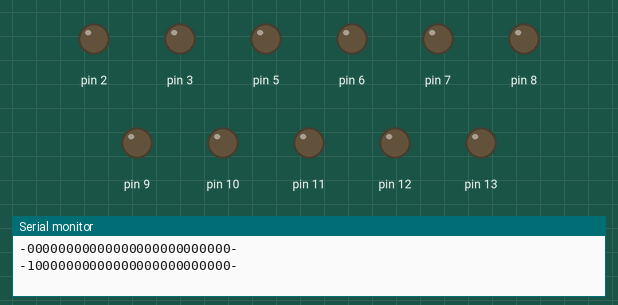
Simulated run of this sketch. Board: Arduino Uno, built with avr-gcc and run on an emulated ATmega328P. Shown: output pins drawn as LEDs (lit = HIGH), the last lines printed to the serial monitor.

Above: at 0.1 s.
At 8.0 s:
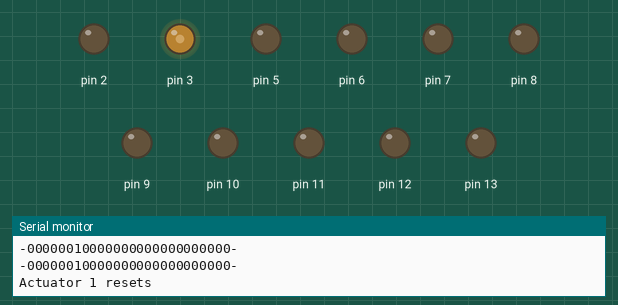
At 19.8 s:
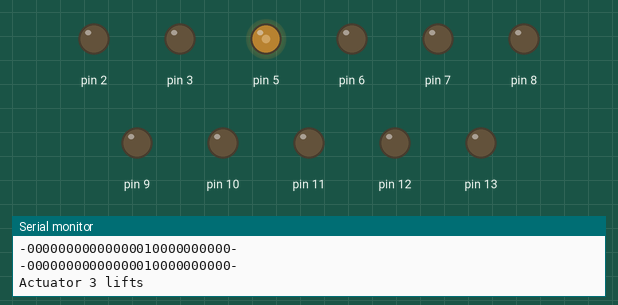
At 30.3 s:
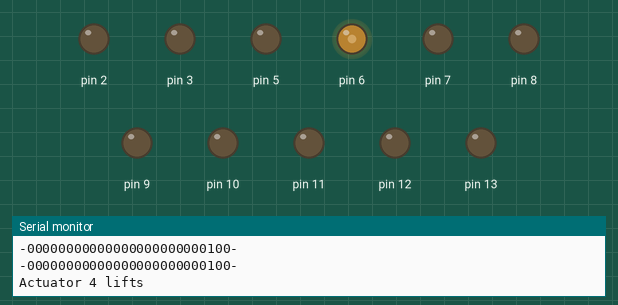
Timing chart, 0 to 34.3 s (numbered marks = the images above):
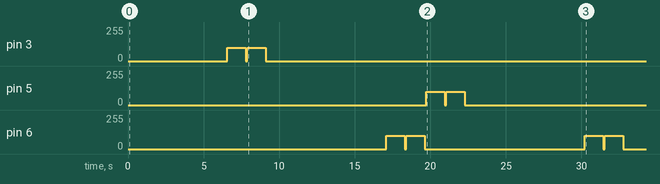

Measured:
- by itself, pin 3: 0/255 → 100/255 at 6.6 s, → 0/255 1.2 s later, → 100/255 0.11 s later, → 0/255 1.2 s later, … (4 changes in this stretch)
- by itself, pin 5: 0/255 → 100/255 at 19.7 s, → 0/255 1.2 s later, → 100/255 0.11 s later, → 0/255 1.2 s later, … (4 changes in this stretch)
- by itself, pin 6: 0/255 → 100/255 at 17.1 s, → 0/255 1.2 s later, → 100/255 0.11 s later, → 0/255 1.2 s later, … (8 changes in this stretch)

The sketch:

sketch_aug24a.ino
```cpp
#define ACTIME 1200
#define ACTSPEED 100
#define SPEED 100

struct motor
{
  int In1;
  int In2;
  int Ena;
};

struct motor M[6];

struct actuator
{
  int In1;
  int In2;
  int Ena;
};

struct actuator A[6];

int c=1;

int cur_act[6] = {0,0,0,0,0,0};

/*int isObstaclePin = 50;  // Input pin for the sensor
//int isObstacle = LOW;  // HIGH MEANS NO OBSTACLE
//float isObstacle;
//float initial=0;
//const int trigPin = 53;
//const int echoPin = 6;

float trigger()
{
  float duration;
  pinMode(trigPin,OUTPUT);
  digitalWrite(trigPin,LOW);
  delayMicroseconds(2);
  digitalWrite(trigPin,HIGH);
  delayMicroseconds(10);
  digitalWrite(trigPin,LOW);
  pinMode(echoPin,INPUT);
  duration=pulseIn(echoPin,HIGH);
  Serial.println(duration/29/2);
  return (duration);
}*/

void stopit()
{
  digitalWrite(M[0].In1,LOW);
  digitalWrite(M[0].In2,LOW);
  analogWrite(M[0].Ena,0);

  digitalWrite(M[1].In1,LOW);
  digitalWrite(M[1].In2,LOW);
  analogWrite(M[1].Ena,0);

  digitalWrite(M[2].In1,LOW);
  digitalWrite(M[2].In2,LOW);
  analogWrite(M[2].Ena,0);

  digitalWrite(M[3].In1,LOW);
  digitalWrite(M[3].In2,LOW);
  analogWrite(M[3].Ena,0);

  digitalWrite(M[4].In1,LOW);
  digitalWrite(M[4].In2,LOW);
  analogWrite(M[4].Ena,0);

  digitalWrite(M[5].In1,LOW);
  digitalWrite(M[5].In2,LOW);
  analogWrite(M[5].Ena,0);

  digitalWrite(A[0].In1,LOW);
  digitalWrite(A[0].In2,LOW);
  analogWrite(A[0].Ena,0);

  digitalWrite(A[1].In1,LOW);
  digitalWrite(A[1].In2,LOW);
  analogWrite(A[1].Ena,0);
  digitalWrite(A[2].In1,LOW);
  digitalWrite(A[2].In2,LOW);
  analogWrite(A[2].Ena,0);
  digitalWrite(A[3].In1,LOW);
  digitalWrite(A[3].In2,LOW);
  analogWrite(A[3].Ena,0);
  digitalWrite(A[4].In1,LOW);
  digitalWrite(A[4].In2,LOW);
  analogWrite(A[4].Ena,0);
  digitalWrite(A[5].In1,LOW);
  digitalWrite(A[5].In2,LOW);
  analogWrite(A[5].Ena,0);
}


void setup()
{
  Serial.begin(9600);
  /*//initial=trigger();
  //pinMode(trigPin, OUTPUT); // Sets the trigPin as an Output
  //pinMode(echoPin, INPUT); // Sets the echoPin as an Input*/
  //pinMode(isObstaclePin, INPUT);

  M[0].In1 = 35;
  M[0].In2 = 34;
  M[0].Ena = 13;

  M[1].In1 = 36;
  M[1].In2 = 37;
  M[1].Ena = 12;

  M[2].In1 = 38;
  M[2].In2 = 39;
  M[2].Ena = 10;

  M[3].In1 = 41;
  M[3].In2 = 40;
  M[3].Ena = 11;

  M[4].In1 = 43;
  M[4].In2 = 42;
  M[4].Ena = 8;

  M[5].In1 = 46;
  M[5].In2 = 47;
  M[5].Ena = 9;

  pinMode(M[0].In1,OUTPUT);
  pinMode(M[0].In2,OUTPUT);
  pinMode(M[0].Ena,OUTPUT);
  pinMode(M[1].In1,OUTPUT);
  pinMode(M[1].In2,OUTPUT);
  pinMode(M[1].Ena,OUTPUT);
  pinMode(M[2].In1,OUTPUT);
  pinMode(M[2].In2,OUTPUT);
  pinMode(M[2].Ena,OUTPUT);
  pinMode(M[3].In1,OUTPUT);
  pinMode(M[3].In2,OUTPUT);
  pinMode(M[3].Ena,OUTPUT);
  pinMode(M[4].In1,OUTPUT);
  pinMode(M[4].In2,OUTPUT);
  pinMode(M[4].Ena,OUTPUT);
  pinMode(M[5].In1,OUTPUT);
  pinMode(M[5].In2,OUTPUT);
  pinMode(M[5].Ena,OUTPUT);


  /*digitalWrite(M[0].In1,LOW);
  digitalWrite(M[0].In2,HIGH);
  analogWrite(M[0].Ena,125);
  digitalWrite(M[1].In1,LOW);
  digitalWrite(M[1].In2,HIGH);
  analogWrite(M[1].Ena,SPEED);
  digitalWrite(M[2].In1,LOW);
  digitalWrite(M[2].In2,HIGH);
  analogWrite(M[2].Ena,SPEED);
  digitalWrite(M[3].In1,LOW);
  digitalWrite(M[3].In2,HIGH);
  analogWrite(M[3].Ena,SPEED);
  digitalWrite(M[4].In1,LOW);
  digitalWrite(M[4].In2,HIGH);
  analogWrite(M[4].Ena,SPEED);
  digitalWrite(M[5].In1,LOW);
  digitalWrite(M[5].In2,HIGH);
  analogWrite(M[5].Ena,75);
  */
  A[0].In1 = 22;
  A[0].In2 = 23;
  A[0].Ena = 2;

  A[1].In1 = 24;
  A[1].In2 = 25;
  A[1].Ena = 3;

  A[2].In1 = 27;
  A[2].In2 = 26;
  A[2].Ena = 6;

  A[3].In1 = 28;
  A[3].In2 = 29;
  A[3].Ena = 5;

  A[4].In1 = 30;
  A[4].In2 = 31;
  A[4].Ena = 6;

  A[5].In1 = 32;
  A[5].In2 = 33;
  A[5].Ena = 7;

  pinMode(A[0].In1,OUTPUT);
  pinMode(A[0].In2,OUTPUT);
  pinMode(A[0].Ena,ACTSPEED);
  pinMode(A[1].In1,OUTPUT);
  pinMode(A[1].In2,OUTPUT);
  pinMode(A[1].Ena,ACTSPEED);
  pinMode(A[2].In1,OUTPUT);
  pinMode(A[2].In2,OUTPUT);
  pinMode(A[2].Ena,ACTSPEED);
  pinMode(A[3].In1,OUTPUT);
  pinMode(A[3].In2,OUTPUT);
  pinMode(A[3].Ena,ACTSPEED);
  pinMode(A[4].In1,OUTPUT);
  pinMode(A[4].In2,OUTPUT);
  pinMode(A[4].Ena,10);
  pinMode(A[5].In1,OUTPUT);
  pinMode(A[5].In2,OUTPUT);
  pinMode(A[5].Ena,ACTSPEED);
}


void stop1(int i)
{
   switch(i)
    {
      case 0:
      {
      digitalWrite(A[0].In1,LOW);
      digitalWrite(A[0].In2,LOW);
      analogWrite(A[0].Ena,0);
      Serial.println("Actuator 0 stops");
      break;
      }

      case 1:
      {
      digitalWrite(A[1].In1,LOW);
      digitalWrite(A[1].In2,LOW);
      analogWrite(A[1].Ena,0);
      Serial.println("Actuator 1 stops");
      break;
      }

      case 2:
      {
      digitalWrite(A[2].In1,LOW);
      digitalWrite(A[2].In1,LOW);
      analogWrite(A[2].Ena,0);
      Serial.println("Actuator 2 stops");
      break;
      }
      case 3:
      {
      digitalWrite(A[3].In1,LOW);
      digitalWrite(A[3].In2,LOW);
      analogWrite(A[3].Ena,0);
      Serial.println("Actuator 3 stops");
      break;
      }
      case 4:
      {
      digitalWrite(A[4].In1,LOW);
      digitalWrite(A[4].In2,LOW);
      analogWrite(A[4].Ena,0);
      Serial.println("Actuator 4 stops");
      break;
      }
      case 5:
      {
      digitalWrite(A[5].In1,LOW);
      digitalWrite(A[5].In2,LOW);
      analogWrite(A[5].Ena,0);
      Serial.println("Actuator 5 stops");
      break;
      }
      }
}


void reset1(int i)
{

  switch(i)
    {
      case 0:
      {
      digitalWrite(A[0].In1,HIGH);
      digitalWrite(A[0].In2,LOW);
      analogWrite(A[0].Ena,ACTSPEED);
      cur_act[i]=0;
      Serial.println("Actuator 0 resets");
      break;
      }

      case 1:
      {
      digitalWrite(A[1].In1,LOW);
      digitalWrite(A[1].In2,HIGH);
      analogWrite(A[1].Ena,ACTSPEED);
      cur_act[i]=0;
      Serial.println("Actuator 1 resets");
      break;
      }

      case 2:
      {
      digitalWrite(A[2].In1,HIGH);
      digitalWrite(A[2].In2,LOW);
      analogWrite(A[2].Ena,ACTSPEED);
      cur_act[i]=0;
      Serial.println("Actuator 2 resets");
      break;
      }
      case 3:
      {
      digitalWrite(A[3].In1,LOW);
      digitalWrite(A[3].In2,HIGH);
      analogWrite(A[3].Ena,ACTSPEED);
      cur_act[i]=0;
      Serial.println("Actuator 3 resets");
      break;
      }
      case 4:
      {
      digitalWrite(A[4].In1,HIGH);
      digitalWrite(A[4].In2,LOW);
      analogWrite(A[4].Ena,ACTSPEED);
      cur_act[i]=0;
      Serial.println("Actuator 4 resets");
      break;
      }
      case 5:
      {
      digitalWrite(A[5].In1,LOW);
      digitalWrite(A[5].In2,HIGH);
      analogWrite(A[5].Ena,ACTSPEED);
      cur_act[i]=0;
      Serial.println("Actuator 5 resets");
      break;
      }
      }
}

void lift(int i)
{

  switch(i)
    {
      case 0:
      {
      digitalWrite(A[0].In1,LOW);
      digitalWrite(A[0].In2,HIGH);
      analogWrite(A[0].Ena,ACTSPEED);
      cur_act[i]=1;
      Serial.println("Actuator 0 lifts");
      break;
      }

      case 1:
      {
      digitalWrite(A[1].In1,HIGH);
      digitalWrite(A[1].In2,LOW);
      analogWrite(A[1].Ena,ACTSPEED);
      cur_act[i]=1;
      Serial.println("Actuator 1 lifts");
      break;
      }

      case 2:
      {
      digitalWrite(A[2].In1,LOW);
      digitalWrite(A[2].In2,HIGH);
      analogWrite(A[2].Ena,ACTSPEED);
      cur_act[i]=1;
      Serial.println("Actuator 2 lifts");
      break;
      }
      case 3:
      {
      digitalWrite(A[3].In1,HIGH);
      digitalWrite(A[3].In2,LOW);
      analogWrite(A[3].Ena,ACTSPEED);
      cur_act[i]=1;
      Serial.println("Actuator 3 lifts");
      break;
      }
      case 4:
      {
      digitalWrite(A[4].In1,LOW);
      digitalWrite(A[4].In2,HIGH);
      analogWrite(A[4].Ena,ACTSPEED);
      cur_act[i]=1;
      Serial.println("Actuator 4 lifts");
      break;
      }
      case 5:
      {
      digitalWrite(A[5].In1,HIGH);
      digitalWrite(A[5].In2,LOW);
      analogWrite(A[5].Ena,ACTSPEED);
      cur_act[i]=1;
      Serial.println("Actuator 5 lifts");
      break;
      }
      }
}

void liftMultiple(int *arr)
{
  int i;
  for(i=0;i<6;i++)
  {
    if((cur_act[i]==0)&&(arr[i]==1))
    {
      lift(i);
      cur_act[i]=1;
    }

    else if((cur_act[i]==1)&&(arr[i]==0))
      {
        reset1(i);
        cur_act[i]=0;
      }
  }
}

void create_track(int *array1)
{
  int i;
  for(i=0;i<26;i++)
    array1[i]=0;
}

void moveTrack(int *array1)
{
  int i;
  for(i=25;i>0;i--)
  {
    array1[i]=array1[i-1];
  }
}


void runBot(int *track, int *temp_act)
{
  temp_act[0]=track[3];
  temp_act[1]=track[5];
  temp_act[2]=track[13];
  temp_act[3]=track[15];
  temp_act[4]=track[23];
  temp_act[5]=track[25];
  //delay(500);
  //stopit();
  //while(1)
  //{

  //}
}


void loop()
{
  //delay(3000);
  int track[26];
  create_track(track);
  int temp_act[6] = {0,0,0,0,0,0};
  int j = 0;

  while(1)
  {

    Serial.print("-");
    for(j = 0; j < 26; j++)
      Serial.print(track[j]);
    Serial.print("-");
    Serial.println("");


    if(c==1)
    {
      c=0;
      track[0]=1;
    }

    else
      track[0]=0;

    /*isObstacle = digitalRead(isObstaclePin);
    Serial.println(isObstacle);
    if(!isObstacle)
    {
      track[0]=1;
      //Serial.println(track[0]);
    }
   else
   {
      track[0]=0;
      //Serial.println(track[0]);
    } */

    Serial.print("-");
    for(j = 0; j < 26; j++)
      Serial.print(track[j]);
    Serial.print("-");
    Serial.println("");
    runBot(track,temp_act);
    liftMultiple(temp_act);
    delay(ACTIME);
    int i;
    for(i=0;i<6;i++)
    {
      stop1(i);
    }
    moveTrack(track);
    // delay(100);
    //stopit();
  }
}
```
